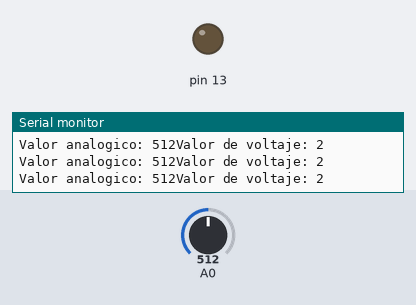
The sketch below on a simulated Arduino Uno, built with avr-gcc and run on an emulated ATmega328P. Parts: output pins drawn as LEDs (lit = HIGH), the last lines printed to the serial monitor. The inputs (shaded band) are chosen by the test bench; at power-on: A0 = 512.

Above: at 1.2 s.
1.3 s: A0 set to 600
2.8 s: A0 set to 628
At 3.3 s:
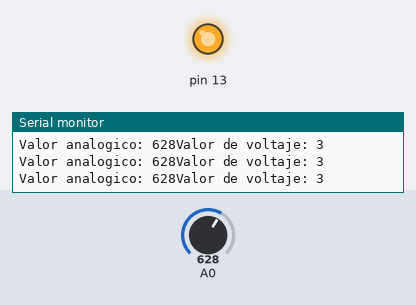
4.4 s: A0 set to 419
5.9 s: A0 set to 403
At 6.4 s:
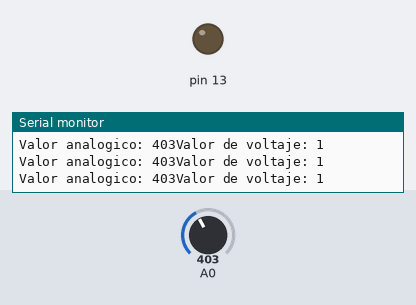
7.5 s: A0 set to 716
At 7.9 s:
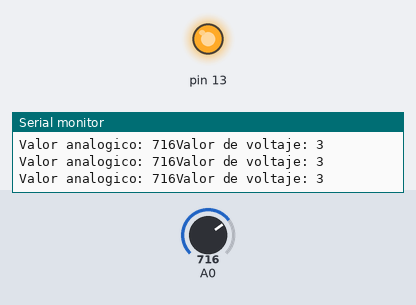
Timing chart, 0 to 10.5 s (numbered marks = the images above; inputs shaded):
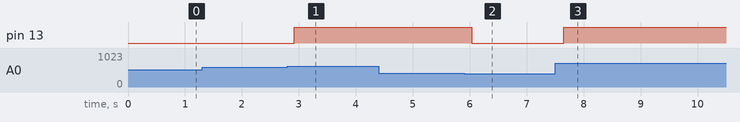

Measured:
- the behaviour switches between 613 and 614 on A0 (found by bisection; images 0 and 1)
- the behaviour switches between 410 and 409 on A0 (found by bisection; images 1 and 2)
- after the input at 2.8 s, pin 13: LOW → HIGH after 0.12 s
- after the input at 5.9 s, pin 13: HIGH → LOW after 0.14 s
- after the input at 7.5 s, pin 13: LOW → HIGH after 0.15 s

The sketch:

Diplo.ino
```cpp
void setup() {
  Serial.begin(9600);
  pinMode(13, OUTPUT);

}

void loop() {
  int sensorValue = analogRead(A0);
  int valorvoltaje = ((5 * sensorValue) / 1023);

  Serial.print("Valor analogico: ");
  Serial.print(sensorValue);
  Serial.print("Valor de voltaje: ");
  Serial.println(valorvoltaje);
  delay(100);

  if (valorvoltaje > 2)
  {
    digitalWrite(13, HIGH);
  }
  else if (valorvoltaje < 2)
  {
    digitalWrite(13, LOW);
  }

}
```
